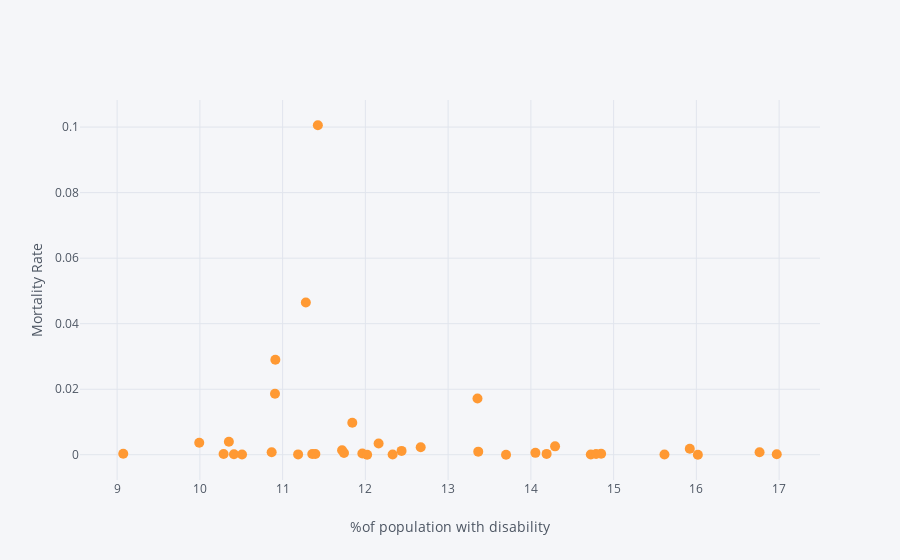

The code cell stored with this chart in its notebook:
### Markdown cell above
# PLOTS with Mortality rate as y-axis

### Code cell
final_table.iplot(kind='scatter',x='%of population with disability',y='Mortality Rate',mode='markers',size=10,xTitle="%of population with disability",yTitle="Mortality Rate")

### Figure 1 — Plotly figure (JSON) as saved in the notebook; plotly's stock layout.template omitted (floating-point values rounded to 4 significant figures)
{"data": [{"line": {"color": "rgba(255, 153, 51, 1.0)", "dash": "solid", "shape": "linear", "width": 1.3}, "marker": {"size": 10, "symbol": "circle"}, "mode": "markers", "name": "Mortality Rate", "text": "", "type": "scatter", "uid": "435fc5b5-b416-4697-abce-930a2af33480", "x": [15.92, 11.74, 12.16, 16.76, 10.35, 9.992, 10.91, 11.84, 11.28, 12.67, 11.72, 10.87, 12.44, 10.91, 13.36, 11.36, 16.97, 14.72, 15.61, 11.4, 14.05, 10.51, 16.02, 14.19, 11.19, 11.96, 12.33, 10.29, 14.85, 11.43, 10.41, 13.7, 13.36, 14.79, 9.074, 14.29, 12.02], "y": [0.001836, 0.0005468, 0.003435, 0.0007621, 0.003971, 0.003681, 0.029, 0.009756, 0.04648, 0.002281, 0.001366, 0.0007769, 0.001175, 0.01863, 0.0009507, 0.0002536, 0.0001567, 8.604e-05, 7.439e-05, 0.0002031, 0.0005808, 7.093e-05, 0, 0.0002607, 0.0001034, 0.0003896, 7.355e-05, 0.0002364, 0.0002861, 0.1006, 0.0001312, 0, 0.01718, 0.0002489, 0.0002807, 0.002564, 0]}], "layout": {"legend": {"bgcolor": "#F5F6F9", "font": {"color": "#4D5663"}}, "paper_bgcolor": "#F5F6F9", "plot_bgcolor": "#F5F6F9", "title": {"font": {"color": "#4D5663"}}, "xaxis": {"gridcolor": "#E1E5ED", "showgrid": true, "tickfont": {"color": "#4D5663"}, "title": {"font": {"color": "#4D5663"}, "text": "%of population with disability"}, "zerolinecolor": "#E1E5ED"}, "yaxis": {"gridcolor": "#E1E5ED", "showgrid": true, "tickfont": {"color": "#4D5663"}, "title": {"font": {"color": "#4D5663"}, "text": "Mortality Rate"}, "zerolinecolor": "#E1E5ED"}}}
